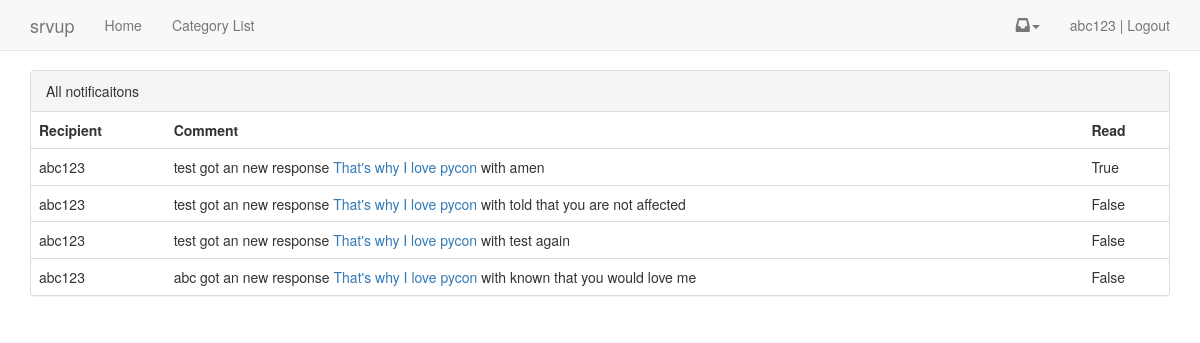
The app's page /notification/ (signed in) with its own data.
### account/models.py (models this page shows, shortened)
class MyUser(AbstractBaseUser):
    username = models.CharField(
        max_length=255,
        unique=True,)
    email = models.EmailField(
        max_length=255,
        unique=True,
    )
    first_name = models.CharField(
        max_length=255,
        null=True,
        blank=True)
    last_name = models.CharField(
        max_length=255,
        null=True,
        blank=True)
    is_member = models.BooleanField(default=False, verbose_name='Is Paid Member')
    is_active = models.BooleanField(default=True)
    is_admin = models.BooleanField(default=False)
    objects = MyUserManager()
    USERNAME_FIELD = 'username'
    REQUIRED_FIELDS = ['email']

### notification/views.py (the view)
# urls.py: url(r'^notification/$', 'notification.views.all', name='notification_all'),
@login_required
def all(request):
    objects = Notifications.objects.get_all_user(request.user)
    url_lst = []
    for note in objects:
        try:
            target_url = note.target_object.get_absolute_url()
        except:
            target_url = None
        context = {
            'sender': note.sender_object,
            'action': note.action_object,
            'target': note.target_object,
            'recipient': note.recipient,
            'verify_read': reverse("notification_read", kwargs={"pk": note.id}),
            'target_url': target_url,
            'verb': note.verb,
        }
        if note.target_object and note.action_object and target_url:
            url_lst.append(
                ("%s"%note.recipient,
                "%(sender)s %(verb)s <a href='%(verify_read)s?next=%(target_url)s'>%(target)s</a> with %(action)s" %context,
                "%s"%note.read))
        elif note.target_object and note.action_object and not target_url:
            url_lst.append(
                ("%s"%note.recipient,
                "%(sender)s %(verb)s %(target)s with %(action)s" %context,
                "%s"%note.read))
        elif note.target_object and not note.action_object and not target_url:
            url_lst.append(
                ("%s"%note.recipient,
                "%(sender)s %(verb)s %(target)s" %context,
                "%s"%note.read))
        else:
            url_lst.append(
                ("%s"%note.recipient,
                "%(sender)s %(verb)s" %context,
                "%s"%note.read))
    context = {
        'objects': objects,
        'url_lst':url_lst,
    }
    return render(request, 'notification/all.html', context)

### comment/models.py (called while the page is built)
    def __unicode__(self):
        return self.text

    def get_absolute_url(self):
        return reverse('comment_thread', kwargs={'pk':self.id})

### notification/models.py (called while the page is built)
    def get_user(self, user):
        return self.filter(recipient=user)

    def mark_targetless_as_read(self,user):
        qs = self.get_user(user).unread().filter(target_object_id=None)
        qs.update(read=True)

    def unread(self):
        return self.filter(read=False)

    def get_queryset(self):
        return NotificationQuerySet(self.model, using=self._db)

    def get_all_user(self,user):
        self.get_queryset().mark_targetless_as_read(user)
        return self.get_queryset().get_user(user)

### templates/notification/all.html (shortened to what this page needs)
{% extends 'base.html' %}
{%  block  content%}
<div class="panel panel-default">
    <div class="panel-heading">All notificaitons</div>
    <table class="table">
        <tr>
        <th>Recipient</th>
        <th>Comment</th>
        <th>Read</th>
        </tr>
        {% for lst in url_lst %}
        <tr>
            {% for i in lst %}
            <td>{{ i|safe }}</td>
            {% endfor %}
        <tr>
        {% endfor %}
    </table>
{% endblock %}

### templates/navbar.html (shortened to what this page needs)
    <nav class="navbar navbar-default navbar-static-top">
      <div class="container">
        <div class="navbar-header">
          <a class="navbar-brand" href="#">srvup</a>
        </div>
        <div id="navbar" class="navbar-collapse collapse">
          <ul class="nav navbar-nav">
            <li><a href="{% url 'home' %}">Home</a></li>
            <li><a href="{% url 'category_list' %}">Category List</a></li>
          </ul>
          <ul class="nav navbar-nav navbar-right">
          {% if user.is_authenticated %}
             <li class="dropdown">
              <a href="#" class="dropdown-toggle notification-toggle" data-toggle="dropdown" role="button" aria-expanded="false"><span class="glyphicon glyphicon-inbox" aria-hidden="true"></span><span class="caret"></span></a>
            </li>
            <li><a href="{% url 'logout' %}">{{ user }} | Logout</a></li>
            {% else %}
              {% if request.get_full_path == "/" %}
              {% else %}
                <li><a href="{% url 'login' %}">Login</a></li>
                <li><a href="{% url 'register' %}">Register</a></li>
              {% endif %}
          {% endif %}
          </ul>
        </div>
      </div>
    </nav>

### records on screen
MyUser: username "abc123", lst "abc123" "abc123" "abc123" "abc123"

### other values on screen
{{ i|safe }} "test got an new response That's why I love pycon with amen" "True" "test got an new response That's why I love pycon with told that you are not affected" "False" "test got an new response That's why I love pycon with test again" "False" "abc got an new response That's why I love pycon with known that you would love me" "False"
